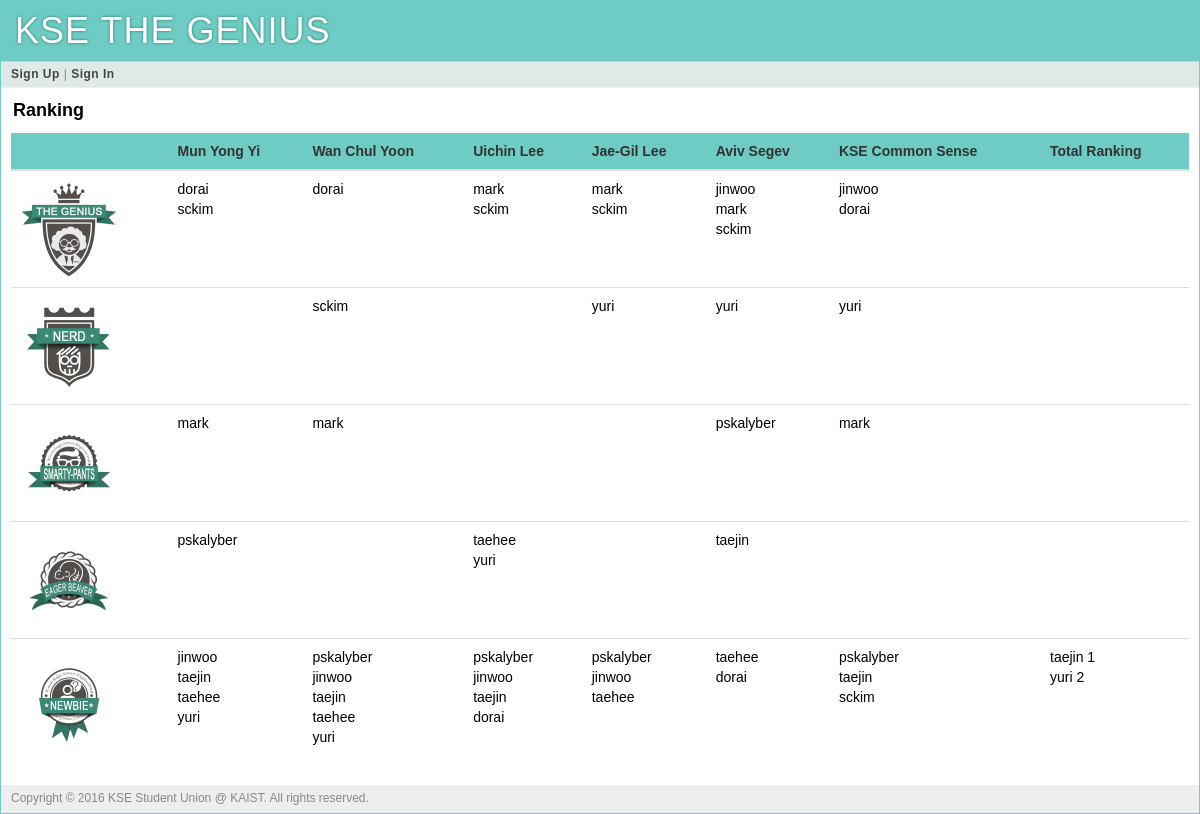
Page /ranking on the committed database.
### tables this page shows
CREATE TABLE "user" (
	`user_id`	integer PRIMARY KEY AUTOINCREMENT,
	`username`	string NOT NULL,
	`name`	string NOT NULL,
	`pw_hash`	string NOT NULL,
	`munyi_point`	integer DEFAULT 0,
	`munyi_last_quiz`	integer DEFAULT 0,
	`wcyoon_point`	integer DEFAULT 0,
	`wcyoon_last_quiz`	integer DEFAULT 0,
	`uclee_point`	integer DEFAULT 0,
	`uclee_last_quiz`	integer DEFAULT 0,
	`jaegil_point`	integer DEFAULT 0,
	`jaegil_last_quiz`	integer DEFAULT 0,
	`aviv_point`	integer DEFAULT 0,
	`aviv_last_quiz`	integer DEFAULT 0,
	`kse_point`	INTEGER DEFAULT 0,
	`kse_last_quiz`	INTEGER DEFAULT 0,
	`total_point`	integer DEFAULT 0
);

### main.py (the view)
@app.route('/')
@app.route('/ranking')
def ranking(post_id=None):
    total_score = collections.OrderedDict()
    print "Lv1=============="
    total_score['genius'] = getUserList(80, 100)
    print "Lv2=============="
    total_score['nerd'] = getUserList(60, 80)
    print "Lv3=============="
    total_score['smarty-pants'] = getUserList(40, 60)
    print "Lv4=============="
    total_score['eager_beaver'] = getUserList(20, 40)
    print "Lv5=============="
    total_score['newbie'] = getUserList(0, 20)
    return render_template('ranking.html', total_score = total_score)

### main.py (called while the page is built)
def connect_db():
    return sqlite3.connect(app.config['DATABASE'])

def query_db(query, args=(), one=False):
    cur = g.db.execute(query, args)
    rv = [dict((cur.description[idx][0], value)
               for idx, value in enumerate(row)) for row in cur.fetchall()]
    return (rv[0] if rv else None) if one else rv

@app.before_request
def before_request():
    g.db = connect_db()
    g.user = None
    if 'user_id' in session:
        g.user = query_db('select * from user where user_id = ?',
                          [session['user_id']], one=True)

@app.teardown_request
def teardown_request(exception):
    if hasattr(g, 'db'):
        g.db.close()

def getUserList(range_min, range_max):
    score = collections.OrderedDict()
    score['munyi_point']=[]
    score['wcyoon_point']=[]
    score['uclee_point']=[]
    score['jaegil_point']=[]
    score['aviv_point']=[]
    score['kse_point']=[]
    score['total_point']=[]
    for PROF_POINT, MAX_POINT in (MUNYI_MAX_POINT, WCYOON_MAX_POINT, UCLEE_MAX_POINT, JAEGIL_MAX_POINT, AVIV_MAX_POINT, KSE_MAX_POINT, TOTAL_MAX_POINT):
        print PROF_POINT, MAX_POINT, "----------"
        users = query_db("SELECT username, " + PROF_POINT + " FROM user WHERE (" + \
                         PROF_POINT + " / ? * 100.0) > ? AND (" + PROF_POINT + " / ? * 100.0) <= ?",
                         [MAX_POINT, range_min, MAX_POINT, range_max])
        for user in users:
            print user['username'], user[PROF_POINT]
            score[PROF_POINT].append(user)
    return score

### templates/ranking.html (shortened to what this page needs)
{% extends "layout.html" %}
{% block title %}
    Ranking
{% endblock %}
{% block body %}
	<div class="page-title">
		<span>{{ self.title() }}</span>
	</div>
  	<table class="table table-hover">
		<thead>
  			<tr style="background-color: #6ECCC4;">
  				<th></th>
  				<th>Mun Yong Yi</th>
  				<th>Wan Chul Yoon</th>
  				<th>Uichin Lee</th>
  				<th>Jae-Gil Lee</th>
  				<th>Aviv Segev</th>
  				<th>KSE Common Sense</th>
  				<th>Total Ranking</th>
  			</tr>
  		</thead>
  		<tbody>
			{% for badge, score in total_score.items() %}
			<tr>
				<td class="type hidden-xs">
					{% if badge=="newbie" %}
						<img src="{{ url_for('static', filename='img/badge_1_newbie.png') }}" alt="Newbie" width="100px">
					{% elif badge=="eager_beaver" %}
						<img src="{{ url_for('static', filename='img/badge_2_eager_beaver.png') }}" alt="Eager Beaver" width="100px">
					{% elif badge=="smarty-pants" %}
						<img src="{{ url_for('static', filename='img/badge_3_smarty-pants.png') }}" alt="Smarty Pants" width="100px">
					{% elif badge=="nerd" %}
						<img src="{{ url_for('static', filename='img/badge_4_nerd.png') }}" alt="Nerd" width="100px">
					{% elif badge=="genius" %}
						<img src="{{ url_for('static', filename='img/badge_5_genius.png') }}" alt="Genius" width="100px">
					{% endif %}
				</td>
				{% for prof, rankers in score.items() %}
					<td class="post-table-title">
						{% for ranker in rankers %}
						<a href="">
							<span class="post-table-title">
								{{ ranker['username'] }}
								{% if prof == 'total_point' %}
									{{ ranker['total_point'] }}
								{% endif %}
							</span>
						</a>
						<br>
						{% endfor %}
					</td>
				{% endfor %}
			</tr>
			{% endfor %}
  		</tbody>
	</table>
{% endblock %}

### static/style.css (style rules this page uses)
a { color: black; }
a, a:focus, a:hover, a:active { outline: 0; text-decoration: none; }
div.page-title { font-size: 18px; color: black; font-weight: bold; margin: 0px 0px 10px 2px; }

### rows in the picture
user: username "dorai"
user: username "sckim"
user: username "mark"
user: username "jinwoo"
user: username "yuri", total_point "2"
user: username "pskalyber"
user: username "taehee"
user: username "taejin", total_point "1"
